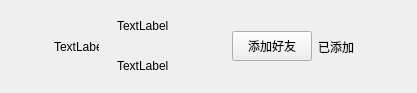
<?xml version="1.0" encoding="UTF-8"?>
<ui version="4.0">
 <class>ApplyFriendItem</class>
 <widget class="QWidget" name="ApplyFriendItem">
  <property name="geometry">
   <rect>
    <x>0</x>
    <y>0</y>
    <width>411</width>
    <height>80</height>
   </rect>
  </property>
  <property name="maximumSize">
   <size>
    <width>16777215</width>
    <height>80</height>
   </size>
  </property>
  <property name="windowTitle">
   <string>Form</string>
  </property>
  <layout class="QHBoxLayout" name="horizontalLayout">
   <property name="spacing">
    <number>0</number>
   </property>
   <property name="leftMargin">
    <number>9</number>
   </property>
   <property name="topMargin">
    <number>0</number>
   </property>
   <property name="rightMargin">
    <number>0</number>
   </property>
   <property name="bottomMargin">
    <number>0</number>
   </property>
   <item>
    <spacer name="horizontalSpacer">
     <property name="orientation">
      <enum>Qt::Orientation::Horizontal</enum>
     </property>
     <property name="sizeType">
      <enum>QSizePolicy::Policy::Fixed</enum>
     </property>
     <property name="sizeHint" stdset="0">
      <size>
       <width>45</width>
       <height>20</height>
      </size>
     </property>
    </spacer>
   </item>
   <item>
    <widget class="QLabel" name="icon_lb">
     <property name="minimumSize">
      <size>
       <width>45</width>
       <height>45</height>
      </size>
     </property>
     <property name="maximumSize">
      <size>
       <width>45</width>
       <height>45</height>
      </size>
     </property>
     <property name="text">
      <string>TextLabel</string>
     </property>
    </widget>
   </item>
   <item>
    <widget class="QWidget" name="widget" native="true">
     <layout class="QHBoxLayout" name="horizontalLayout_2">
      <item>
       <widget class="QWidget" name="widget_2" native="true">
        <layout class="QVBoxLayout" name="verticalLayout">
         <property name="spacing">
          <number>10</number>
         </property>
         <property name="topMargin">
          <number>2</number>
         </property>
         <property name="bottomMargin">
          <number>3</number>
         </property>
         <item>
          <widget class="ElaText" name="user_name_lb">
           <property name="minimumSize">
            <size>
             <width>100</width>
             <height>30</height>
            </size>
           </property>
           <property name="maximumSize">
            <size>
             <width>200</width>
             <height>30</height>
            </size>
           </property>
           <property name="text">
            <string>TextLabel</string>
           </property>
          </widget>
         </item>
         <item>
          <widget class="ElaText" name="user_chat_lb">
           <property name="minimumSize">
            <size>
             <width>100</width>
             <height>30</height>
            </size>
           </property>
           <property name="maximumSize">
            <size>
             <width>200</width>
             <height>30</height>
            </size>
           </property>
           <property name="text">
            <string>TextLabel</string>
           </property>
          </widget>
         </item>
        </layout>
       </widget>
      </item>
      <item>
       <widget class="ClikedBtn" name="addBtn">
        <property name="minimumSize">
         <size>
          <width>80</width>
          <height>30</height>
         </size>
        </property>
        <property name="maximumSize">
         <size>
          <width>80</width>
          <height>30</height>
         </size>
        </property>
        <property name="text">
         <string>添加好友</string>
        </property>
       </widget>
      </item>
      <item>
       <widget class="ElaText" name="already_add_lb">
        <property name="minimumSize">
         <size>
          <width>40</width>
          <height>0</height>
         </size>
        </property>
        <property name="maximumSize">
         <size>
          <width>40</width>
          <height>16777215</height>
         </size>
        </property>
        <property name="text">
         <string>已添加</string>
        </property>
       </widget>
      </item>
      <item>
       <spacer name="horizontalSpacer_2">
        <property name="orientation">
         <enum>Qt::Orientation::Horizontal</enum>
        </property>
        <property name="sizeType">
         <enum>QSizePolicy::Policy::Fixed</enum>
        </property>
        <property name="sizeHint" stdset="0">
         <size>
          <width>50</width>
          <height>20</height>
         </size>
        </property>
       </spacer>
      </item>
     </layout>
    </widget>
   </item>
  </layout>
 </widget>
 <customwidgets>
  <customwidget>
   <class>ElaText</class>
   <extends>QLabel</extends>
   <header>ElaText.h</header>
  </customwidget>
  <customwidget>
   <class>ClikedBtn</class>
   <extends>QPushButton</extends>
   <header location="global">Chat/Chat_Comp/clikedbtn.h</header>
  </customwidget>
 </customwidgets>
 <resources/>
 <connections/>
</ui>
